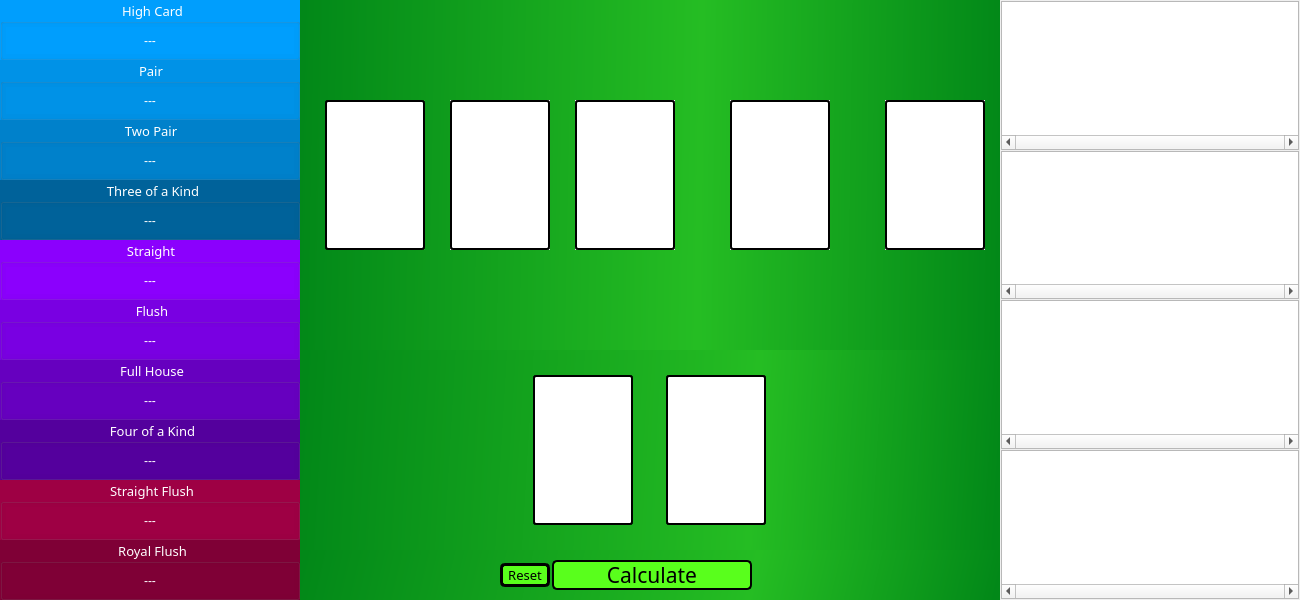
<?xml version="1.0" encoding="UTF-8"?>
<ui version="4.0">
 <class>MainWindow</class>
 <widget class="QMainWindow" name="MainWindow">
  <property name="geometry">
   <rect>
    <x>0</x>
    <y>0</y>
    <width>1300</width>
    <height>600</height>
   </rect>
  </property>
  <property name="minimumSize">
   <size>
    <width>1300</width>
    <height>600</height>
   </size>
  </property>
  <property name="maximumSize">
   <size>
    <width>1300</width>
    <height>600</height>
   </size>
  </property>
  <property name="windowTitle">
   <string>MainWindow</string>
  </property>
  <widget class="QWidget" name="centralwidget">
   <property name="minimumSize">
    <size>
     <width>1300</width>
     <height>600</height>
    </size>
   </property>
   <property name="maximumSize">
    <size>
     <width>1300</width>
     <height>600</height>
    </size>
   </property>
   <layout class="QHBoxLayout" name="horizontalLayout">
    <property name="spacing">
     <number>0</number>
    </property>
    <property name="leftMargin">
     <number>0</number>
    </property>
    <property name="topMargin">
     <number>0</number>
    </property>
    <property name="rightMargin">
     <number>0</number>
    </property>
    <property name="bottomMargin">
     <number>0</number>
    </property>
    <item>
     <widget class="QFrame" name="frame_13">
      <property name="minimumSize">
       <size>
        <width>300</width>
        <height>0</height>
       </size>
      </property>
      <property name="maximumSize">
       <size>
        <width>300</width>
        <height>16777215</height>
       </size>
      </property>
      <property name="frameShape">
       <enum>QFrame::Box</enum>
      </property>
      <property name="frameShadow">
       <enum>QFrame::Raised</enum>
      </property>
      <property name="lineWidth">
       <number>0</number>
      </property>
      <layout class="QVBoxLayout" name="verticalLayout_6">
       <property name="spacing">
        <number>0</number>
       </property>
       <property name="leftMargin">
        <number>0</number>
       </property>
       <property name="topMargin">
        <number>0</number>
       </property>
       <property name="rightMargin">
        <number>0</number>
       </property>
       <property name="bottomMargin">
        <number>0</number>
       </property>
       <item>
        <widget class="QGroupBox" name="groupBox">
         <property name="font">
          <font>
           <family>Cooper Black</family>
           <pointsize>10</pointsize>
           <bold>false</bold>
          </font>
         </property>
         <property name="styleSheet">
          <string notr="true">background-color: rgb(0, 158, 253);
color: white;</string>
         </property>
         <property name="title">
          <string>High Card</string>
         </property>
         <property name="alignment">
          <set>Qt::AlignCenter</set>
         </property>
         <property name="flat">
          <bool>false</bool>
         </property>
         <layout class="QVBoxLayout" name="verticalLayout_7">
          <property name="spacing">
           <number>3</number>
          </property>
          <property name="leftMargin">
           <number>3</number>
          </property>
          <property name="topMargin">
           <number>3</number>
          </property>
          <property name="rightMargin">
           <number>3</number>
          </property>
          <property name="bottomMargin">
           <number>3</number>
          </property>
          <item>
           <widget class="QLabel" name="l_highOdd">
            <property name="text">
             <string>---</string>
            </property>
            <property name="alignment">
             <set>Qt::AlignCenter</set>
            </property>
           </widget>
          </item>
         </layout>
        </widget>
       </item>
       <item>
        <widget class="QGroupBox" name="groupBox_2">
         <property name="font">
          <font>
           <family>Cooper Black</family>
           <pointsize>10</pointsize>
           <bold>false</bold>
          </font>
         </property>
         <property name="styleSheet">
          <string notr="true">background-color: rgb(0, 136, 214);
background-color: rgb(0, 146, 231);
color: white;</string>
         </property>
         <property name="title">
          <string>Pair</string>
         </property>
         <property name="alignment">
          <set>Qt::AlignCenter</set>
         </property>
         <layout class="QVBoxLayout" name="verticalLayout_8">
          <property name="spacing">
           <number>3</number>
          </property>
          <property name="leftMargin">
           <number>3</number>
          </property>
          <property name="topMargin">
           <number>3</number>
          </property>
          <property name="rightMargin">
           <number>3</number>
          </property>
          <property name="bottomMargin">
           <number>3</number>
          </property>
          <item>
           <widget class="QLabel" name="l_pairOdd">
            <property name="text">
             <string>---</string>
            </property>
            <property name="alignment">
             <set>Qt::AlignCenter</set>
            </property>
           </widget>
          </item>
         </layout>
        </widget>
       </item>
       <item>
        <widget class="QGroupBox" name="groupBox_7">
         <property name="font">
          <font>
           <family>Cooper Black</family>
           <pointsize>10</pointsize>
           <bold>false</bold>
          </font>
         </property>
         <property name="styleSheet">
          <string notr="true">background-color: rgb(0, 143, 226);
background-color: rgb(0, 129, 203);
color: white;</string>
         </property>
         <property name="title">
          <string>Two Pair</string>
         </property>
         <property name="alignment">
          <set>Qt::AlignCenter</set>
         </property>
         <layout class="QVBoxLayout" name="verticalLayout_9">
          <property name="spacing">
           <number>3</number>
          </property>
          <property name="leftMargin">
           <number>3</number>
          </property>
          <property name="topMargin">
           <number>3</number>
          </property>
          <property name="rightMargin">
           <number>3</number>
          </property>
          <property name="bottomMargin">
           <number>3</number>
          </property>
          <item>
           <widget class="QLabel" name="l_twoPairOdd">
            <property name="text">
             <string>---</string>
            </property>
            <property name="alignment">
             <set>Qt::AlignCenter</set>
            </property>
           </widget>
          </item>
         </layout>
        </widget>
       </item>
       <item>
        <widget class="QGroupBox" name="groupBox_3">
         <property name="font">
          <font>
           <family>Cooper Black</family>
           <pointsize>10</pointsize>
           <bold>false</bold>
          </font>
         </property>
         <property name="styleSheet">
          <string notr="true">background-color: rgb(0, 98, 154);
color: white;</string>
         </property>
         <property name="title">
          <string>Three of a Kind</string>
         </property>
         <property name="alignment">
          <set>Qt::AlignCenter</set>
         </property>
         <layout class="QVBoxLayout" name="verticalLayout_10">
          <property name="spacing">
           <number>3</number>
          </property>
          <property name="leftMargin">
           <number>3</number>
          </property>
          <property name="topMargin">
           <number>3</number>
          </property>
          <property name="rightMargin">
           <number>3</number>
          </property>
          <property name="bottomMargin">
           <number>3</number>
          </property>
          <item>
           <widget class="QLabel" name="l_ThreeOdd">
            <property name="text">
             <string>---</string>
            </property>
            <property name="alignment">
             <set>Qt::AlignCenter</set>
            </property>
           </widget>
          </item>
         </layout>
        </widget>
       </item>
       <item>
        <widget class="QGroupBox" name="groupBox_8">
         <property name="font">
          <font>
           <family>Cooper Black</family>
           <pointsize>10</pointsize>
           <bold>false</bold>
          </font>
         </property>
         <property name="styleSheet">
          <string notr="true">background-color: rgb(139, 0, 253);
color: white;</string>
         </property>
         <property name="title">
          <string>Straight</string>
         </property>
         <property name="alignment">
          <set>Qt::AlignCenter</set>
         </property>
         <layout class="QVBoxLayout" name="verticalLayout_11">
          <property name="spacing">
           <number>3</number>
          </property>
          <property name="leftMargin">
           <number>3</number>
          </property>
          <property name="topMargin">
           <number>3</number>
          </property>
          <property name="rightMargin">
           <number>3</number>
          </property>
          <property name="bottomMargin">
           <number>3</number>
          </property>
          <item>
           <widget class="QLabel" name="l_straightOdd">
            <property name="text">
             <string>---</string>
            </property>
            <property name="alignment">
             <set>Qt::AlignCenter</set>
            </property>
           </widget>
          </item>
         </layout>
        </widget>
       </item>
       <item>
        <widget class="QGroupBox" name="groupBox_4">
         <property name="font">
          <font>
           <family>Cooper Black</family>
           <pointsize>10</pointsize>
           <bold>false</bold>
          </font>
         </property>
         <property name="styleSheet">
          <string notr="true">background-color: rgb(121, 0, 226);
color: white;</string>
         </property>
         <property name="title">
          <string>Flush</string>
         </property>
         <property name="alignment">
          <set>Qt::AlignCenter</set>
         </property>
         <layout class="QVBoxLayout" name="verticalLayout_12">
          <property name="spacing">
           <number>3</number>
          </property>
          <property name="leftMargin">
           <number>3</number>
          </property>
          <property name="topMargin">
           <number>3</number>
          </property>
          <property name="rightMargin">
           <number>3</number>
          </property>
          <property name="bottomMargin">
           <number>3</number>
          </property>
          <item>
           <widget class="QLabel" name="l_flushOdd">
            <property name="text">
             <string>---</string>
            </property>
            <property name="alignment">
             <set>Qt::AlignCenter</set>
            </property>
           </widget>
          </item>
         </layout>
        </widget>
       </item>
       <item>
        <widget class="QGroupBox" name="groupBox_10">
         <property name="font">
          <font>
           <family>Cooper Black</family>
           <pointsize>10</pointsize>
           <bold>false</bold>
          </font>
         </property>
         <property name="styleSheet">
          <string notr="true">background-color: rgb(102, 0, 191);
color: white;</string>
         </property>
         <property name="title">
          <string>Full House</string>
         </property>
         <property name="alignment">
          <set>Qt::AlignCenter</set>
         </property>
         <layout class="QVBoxLayout" name="verticalLayout_13">
          <property name="spacing">
           <number>3</number>
          </property>
          <property name="leftMargin">
           <number>3</number>
          </property>
          <property name="topMargin">
           <number>3</number>
          </property>
          <property name="rightMargin">
           <number>3</number>
          </property>
          <property name="bottomMargin">
           <number>3</number>
          </property>
          <item>
           <widget class="QLabel" name="l_fullOdd">
            <property name="text">
             <string>---</string>
            </property>
            <property name="alignment">
             <set>Qt::AlignCenter</set>
            </property>
           </widget>
          </item>
         </layout>
        </widget>
       </item>
       <item>
        <widget class="QGroupBox" name="groupBox_9">
         <property name="font">
          <font>
           <family>Cooper Black</family>
           <pointsize>10</pointsize>
           <bold>false</bold>
          </font>
         </property>
         <property name="styleSheet">
          <string notr="true">background-color: rgb(84, 0, 157);
color: white;</string>
         </property>
         <property name="title">
          <string>Four of a Kind</string>
         </property>
         <property name="alignment">
          <set>Qt::AlignCenter</set>
         </property>
         <layout class="QVBoxLayout" name="verticalLayout_14">
          <property name="spacing">
           <number>3</number>
          </property>
          <property name="leftMargin">
           <number>3</number>
          </property>
          <property name="topMargin">
           <number>3</number>
          </property>
          <property name="rightMargin">
           <number>3</number>
          </property>
          <property name="bottomMargin">
           <number>3</number>
          </property>
          <item>
           <widget class="QLabel" name="l_fourOdd">
            <property name="text">
             <string>---</string>
            </property>
            <property name="alignment">
             <set>Qt::AlignCenter</set>
            </property>
           </widget>
          </item>
         </layout>
        </widget>
       </item>
       <item>
        <widget class="QGroupBox" name="groupBox_5">
         <property name="font">
          <font>
           <family>Cooper Black</family>
           <pointsize>10</pointsize>
           <bold>false</bold>
          </font>
         </property>
         <property name="styleSheet">
          <string notr="true">background-color: rgb(158, 0, 68);
color: white;</string>
         </property>
         <property name="title">
          <string>Straight Flush</string>
         </property>
         <property name="alignment">
          <set>Qt::AlignCenter</set>
         </property>
         <layout class="QVBoxLayout" name="verticalLayout_15">
          <property name="spacing">
           <number>3</number>
          </property>
          <property name="leftMargin">
           <number>3</number>
          </property>
          <property name="topMargin">
           <number>3</number>
          </property>
          <property name="rightMargin">
           <number>3</number>
          </property>
          <property name="bottomMargin">
           <number>3</number>
          </property>
          <item>
           <widget class="QLabel" name="l_straightFlushOdd">
            <property name="text">
             <string>---</string>
            </property>
            <property name="alignment">
             <set>Qt::AlignCenter</set>
            </property>
           </widget>
          </item>
         </layout>
        </widget>
       </item>
       <item>
        <widget class="QGroupBox" name="groupBox_6">
         <property name="font">
          <font>
           <family>Cooper Black</family>
           <pointsize>10</pointsize>
           <bold>false</bold>
          </font>
         </property>
         <property name="styleSheet">
          <string notr="true">background-color: rgb(127, 0, 54);
color: white;</string>
         </property>
         <property name="title">
          <string>Royal Flush</string>
         </property>
         <property name="alignment">
          <set>Qt::AlignCenter</set>
         </property>
         <layout class="QVBoxLayout" name="verticalLayout_16">
          <property name="spacing">
           <number>3</number>
          </property>
          <property name="leftMargin">
           <number>3</number>
          </property>
          <property name="topMargin">
           <number>3</number>
          </property>
          <property name="rightMargin">
           <number>3</number>
          </property>
          <property name="bottomMargin">
           <number>3</number>
          </property>
          <item>
           <widget class="QLabel" name="l_royalFlushOdd">
            <property name="text">
             <string>---</string>
            </property>
            <property name="alignment">
             <set>Qt::AlignCenter</set>
            </property>
           </widget>
          </item>
         </layout>
        </widget>
       </item>
      </layout>
     </widget>
    </item>
    <item>
     <widget class="QFrame" name="frame">
      <property name="minimumSize">
       <size>
        <width>700</width>
        <height>0</height>
       </size>
      </property>
      <property name="maximumSize">
       <size>
        <width>700</width>
        <height>16777215</height>
       </size>
      </property>
      <property name="frameShape">
       <enum>QFrame::NoFrame</enum>
      </property>
      <property name="frameShadow">
       <enum>QFrame::Plain</enum>
      </property>
      <property name="lineWidth">
       <number>0</number>
      </property>
      <layout class="QVBoxLayout" name="verticalLayout">
       <property name="spacing">
        <number>0</number>
       </property>
       <property name="leftMargin">
        <number>0</number>
       </property>
       <property name="topMargin">
        <number>0</number>
       </property>
       <property name="rightMargin">
        <number>0</number>
       </property>
       <property name="bottomMargin">
        <number>0</number>
       </property>
       <item>
        <widget class="QFrame" name="frame_3">
         <property name="minimumSize">
          <size>
           <width>0</width>
           <height>350</height>
          </size>
         </property>
         <property name="maximumSize">
          <size>
           <width>16777215</width>
           <height>350</height>
          </size>
         </property>
         <property name="frameShape">
          <enum>QFrame::NoFrame</enum>
         </property>
         <property name="frameShadow">
          <enum>QFrame::Raised</enum>
         </property>
         <layout class="QHBoxLayout" name="horizontalLayout_2">
          <property name="spacing">
           <number>0</number>
          </property>
          <property name="leftMargin">
           <number>0</number>
          </property>
          <property name="topMargin">
           <number>0</number>
          </property>
          <property name="rightMargin">
           <number>0</number>
          </property>
          <property name="bottomMargin">
           <number>0</number>
          </property>
          <item>
           <widget class="QFrame" name="frame_6">
            <property name="styleSheet">
             <string notr="true">background-color: rgb(66, 175, 27);
background-color: qlineargradient(spread:pad, x1:0, y1:0.466, x2:1, y2:0.483, stop:0 rgba(2, 136, 24, 255), stop:1 rgba(37, 189, 35, 255));</string>
            </property>
            <property name="frameShape">
             <enum>QFrame::NoFrame</enum>
            </property>
            <property name="frameShadow">
             <enum>QFrame::Raised</enum>
            </property>
            <layout class="QHBoxLayout" name="horizontalLayout_3">
             <property name="spacing">
              <number>0</number>
             </property>
             <property name="leftMargin">
              <number>0</number>
             </property>
             <property name="topMargin">
              <number>0</number>
             </property>
             <property name="rightMargin">
              <number>0</number>
             </property>
             <property name="bottomMargin">
              <number>0</number>
             </property>
             <item>
              <widget class="QFrame" name="frame_7">
               <property name="minimumSize">
                <size>
                 <width>100</width>
                 <height>150</height>
                </size>
               </property>
               <property name="maximumSize">
                <size>
                 <width>100</width>
                 <height>150</height>
                </size>
               </property>
               <property name="frameShape">
                <enum>QFrame::NoFrame</enum>
               </property>
               <property name="frameShadow">
                <enum>QFrame::Raised</enum>
               </property>
               <layout class="QVBoxLayout" name="verticalLayout_2">
                <property name="spacing">
                 <number>0</number>
                </property>
                <property name="leftMargin">
                 <number>0</number>
                </property>
                <property name="topMargin">
                 <number>0</number>
                </property>
                <property name="rightMargin">
                 <number>0</number>
                </property>
                <property name="bottomMargin">
                 <number>0</number>
                </property>
                <item>
                 <widget class="QLabel" name="lbBoard1">
                  <property name="minimumSize">
                   <size>
                    <width>0</width>
                    <height>150</height>
                   </size>
                  </property>
                  <property name="maximumSize">
                   <size>
                    <width>16777215</width>
                    <height>150</height>
                   </size>
                  </property>
                  <property name="styleSheet">
                   <string notr="true">background-color: rgb(255, 255, 255);
border: 2px solid black;
border-radius: 3px;
</string>
                  </property>
                  <property name="text">
                   <string/>
                  </property>
                 </widget>
                </item>
               </layout>
              </widget>
             </item>
             <item>
              <widget class="QFrame" name="frame_8">
               <property name="minimumSize">
                <size>
                 <width>100</width>
                 <height>150</height>
                </size>
               </property>
               <property name="maximumSize">
                <size>
                 <width>100</width>
                 <height>150</height>
                </size>
               </property>
               <property name="styleSheet">
                <string notr="true">background-color: rgb(255, 255, 255);
</string>
               </property>
               <property name="frameShape">
                <enum>QFrame::NoFrame</enum>
               </property>
               <property name="frameShadow">
                <enum>QFrame::Raised</enum>
               </property>
               <layout class="QVBoxLayout" name="verticalLayout_4">
                <property name="spacing">
                 <number>0</number>
                </property>
                <property name="leftMargin">
                 <number>0</number>
                </property>
                <property name="topMargin">
                 <number>0</number>
                </property>
                <property name="rightMargin">
                 <number>0</number>
                </property>
                <property name="bottomMargin">
                 <number>0</number>
                </property>
                <item>
                 <widget class="QLabel" name="lbBoard2">
                  <property name="styleSheet">
                   <string notr="true">background-color: rgb(255, 255, 255);
border: 2px solid black;
border-radius: 3px;</string>
                  </property>
                  <property name="text">
                   <string/>
                  </property>
                 </widget>
                </item>
               </layout>
              </widget>
             </item>
             <item>
              <widget class="QFrame" name="frame_10">
               <property name="minimumSize">
                <size>
                 <width>100</width>
                 <height>150</height>
                </size>
               </property>
               <property name="maximumSize">
                <size>
                 <width>100</width>
                 <height>150</height>
                </size>
               </property>
               <property name="styleSheet">
                <string notr="true">background-color: rgb(255, 255, 255);
</string>
               </property>
               <property name="frameShape">
                <enum>QFrame::NoFrame</enum>
               </property>
               <property name="frameShadow">
                <enum>QFrame::Raised</enum>
               </property>
               <layout class="QHBoxLayout" name="horizontalLayout_6">
                <property name="spacing">
                 <number>0</number>
                </property>
                <property name="leftMargin">
                 <number>0</number>
                </property>
                <property name="topMargin">
                 <number>0</number>
                </property>
                <property name="rightMargin">
                 <number>0</number>
                </property>
                <property name="bottomMargin">
                 <number>0</number>
                </property>
                <item>
                 <widget class="QLabel" name="lbBoard3">
                  <property name="styleSheet">
                   <string notr="true">background-color: rgb(255, 255, 255);
border: 2px solid black;
border-radius: 3px;</string>
                  </property>
                  <property name="text">
                   <string/>
                  </property>
                 </widget>
                </item>
               </layout>
              </widget>
             </item>
            </layout>
           </widget>
          </item>
          <item>
           <widget class="QFrame" name="frame_9">
            <property name="minimumSize">
             <size>
              <width>300</width>
              <height>0</height>
             </size>
            </property>
            <property name="maximumSize">
             <size>
              <width>300</width>
              <height>16777215</height>
             </size>
            </property>
            <property name="styleSheet">
             <string notr="true">background-color: rgb(20, 223, 44);
background-color: rgb(66, 175, 27);
background-color: qlineargradient(spread:pad, x1:0, y1:0.466, x2:1, y2:0.483, stop:0 rgba(37, 189, 35, 255), stop:1 rgba(2, 136, 24, 255));</string>
            </property>
            <property name="frameShape">
             <enum>QFrame::NoFrame</enum>
            </property>
            <property name="frameShadow">
             <enum>QFrame::Raised</enum>
            </property>
            <layout class="QHBoxLayout" name="horizontalLayout_4">
             <property name="spacing">
              <number>70</number>
             </property>
             <property name="leftMargin">
              <number>30</number>
             </property>
             <property name="topMargin">
              <number>0</number>
             </property>
             <property name="rightMargin">
              <number>30</number>
             </property>
             <property name="bottomMargin">
              <number>0</number>
             </property>
             <item>
              <widget class="QFrame" name="frame_11">
               <property name="minimumSize">
                <size>
                 <width>100</width>
                 <height>150</height>
                </size>
               </property>
               <property name="maximumSize">
                <size>
                 <width>100</width>
                 <height>150</height>
                </size>
               </property>
               <property name="styleSheet">
                <string notr="true">background-color: rgb(255, 255, 255);
</string>
               </property>
               <property name="frameShape">
                <enum>QFrame::NoFrame</enum>
               </property>
               <property name="frameShadow">
                <enum>QFrame::Raised</enum>
               </property>
               <layout class="QHBoxLayout" name="horizontalLayout_8">
                <property name="spacing">
                 <number>0</number>
                </property>
                <property name="leftMargin">
                 <number>0</number>
                </property>
                <property name="topMargin">
                 <number>0</number>
                </property>
                <property name="rightMargin">
                 <number>0</number>
                </property>
                <property name="bottomMargin">
                 <number>0</number>
                </property>
                <item>
                 <widget class="QLabel" name="lbBoard4">
                  <property name="styleSheet">
                   <string notr="true">background-color: rgb(255, 255, 255);
border: 2px solid black;
border-radius: 3px;</string>
                  </property>
                  <property name="text">
                   <string/>
                  </property>
                 </widget>
                </item>
               </layout>
              </widget>
             </item>
             <item>
              <widget class="QFrame" name="frame_12">
               <property name="minimumSize">
                <size>
                 <width>100</width>
                 <height>150</height>
                </size>
               </property>
               <property name="maximumSize">
                <size>
                 <width>100</width>
                 <height>150</height>
                </size>
               </property>
               <property name="styleSheet">
                <string notr="true">background-color: rgb(255, 255, 255);
</string>
               </property>
               <property name="frameShape">
                <enum>QFrame::NoFrame</enum>
               </property>
               <property name="frameShadow">
                <enum>QFrame::Raised</enum>
               </property>
               <layout class="QHBoxLayout" name="horizontalLayout_7">
                <property name="spacing">
                 <number>0</number>
                </property>
                <property name="leftMargin">
                 <number>0</number>
                </property>
                <property name="topMargin">
                 <number>0</number>
                </property>
                <property name="rightMargin">
                 <number>0</number>
                </property>
                <property name="bottomMargin">
                 <number>0</number>
                </property>
                <item>
                 <widget class="QLabel" name="lbBoard5">
                  <property name="styleSheet">
                   <string notr="true">background-color: rgb(255, 255, 255);
border: 2px solid black;
border-radius: 3px;</string>
                  </property>
                  <property name="text">
                   <string/>
                  </property>
                 </widget>
                </item>
               </layout>
              </widget>
             </item>
            </layout>
           </widget>
          </item>
         </layout>
        </widget>
       </item>
       <item>
        <widget class="QFrame" name="frame_4">
         <property name="styleSheet">
          <string notr="true">background-color: rgb(66, 175, 27);
background-color: qlineargradient(spread:pad, x1:0, y1:0.466, x2:1, y2:0.483, stop:0 rgba(2, 136, 24, 255), stop:0.65 rgba(37, 189, 35, 255), stop:1 rgba(2, 136, 24, 255));</string>
         </property>
         <property name="frameShape">
          <enum>QFrame::NoFrame</enum>
         </property>
         <property name="frameShadow">
          <enum>QFrame::Raised</enum>
         </property>
         <layout class="QHBoxLayout" name="horizontalLayout_5">
          <property name="spacing">
           <number>0</number>
          </property>
          <property name="leftMargin">
           <number>200</number>
          </property>
          <property name="topMargin">
           <number>0</number>
          </property>
          <property name="rightMargin">
           <number>200</number>
          </property>
          <property name="bottomMargin">
           <number>0</number>
          </property>
          <item>
           <widget class="QLabel" name="lbHand1">
            <property name="minimumSize">
             <size>
              <width>100</width>
              <height>150</height>
             </size>
            </property>
            <property name="maximumSize">
             <size>
              <width>100</width>
              <height>150</height>
             </size>
            </property>
            <property name="styleSheet">
             <string notr="true">background-color: rgb(255, 255, 255);
border: 2px solid black;
border-radius: 3px;</string>
            </property>
            <property name="text">
             <string/>
            </property>
           </widget>
          </item>
          <item>
           <widget class="QLabel" name="lbHand2">
            <property name="minimumSize">
             <size>
              <width>100</width>
              <height>150</height>
             </size>
            </property>
            <property name="maximumSize">
             <size>
              <width>100</width>
              <height>150</height>
             </size>
            </property>
            <property name="styleSheet">
             <string notr="true">background-color: rgb(255, 255, 255);
border: 2px solid black;
border-radius: 3px;</string>
            </property>
            <property name="text">
             <string/>
            </property>
           </widget>
          </item>
         </layout>
        </widget>
       </item>
       <item>
        <widget class="QFrame" name="frame_5">
         <property name="minimumSize">
          <size>
           <width>0</width>
           <height>50</height>
          </size>
         </property>
         <property name="maximumSize">
          <size>
           <width>16777215</width>
           <height>50</height>
          </size>
         </property>
         <property name="styleSheet">
          <string notr="true">background-color: rgb(66, 175, 27);
background-color: qlineargradient(spread:pad, x1:0, y1:0.466, x2:1, y2:0.483, stop:0 rgba(2, 136, 24, 255), stop:0.65 rgba(37, 189, 35, 255), stop:1 rgba(2, 136, 24, 255));</string>
         </property>
         <property name="frameShape">
          <enum>QFrame::NoFrame</enum>
         </property>
         <property name="frameShadow">
          <enum>QFrame::Raised</enum>
         </property>
         <layout class="QHBoxLayout" name="horizontalLayout_9">
          <property name="spacing">
           <number>2</number>
          </property>
          <property name="leftMargin">
           <number>200</number>
          </property>
          <property name="topMargin">
           <number>0</number>
          </property>
          <property name="rightMargin">
           <number>250</number>
          </property>
          <property name="bottomMargin">
           <number>0</number>
          </property>
          <item>
           <widget class="QPushButton" name="btReset">
            <property name="minimumSize">
             <size>
              <width>50</width>
              <height>0</height>
             </size>
            </property>
            <property name="maximumSize">
             <size>
              <width>50</width>
              <height>16777215</height>
             </size>
            </property>
            <property name="font">
             <font>
              <family>Cooper Black</family>
              <pointsize>10</pointsize>
             </font>
            </property>
            <property name="styleSheet">
             <string notr="true">QPushButton {
border: 3px solid black;
background-color: rgb(89, 255, 28);
border-radius: 5px;
}

QPushButton:hover {
border: 2px solid black;
background-color: rgb(89, 255, 28);
border-radius: 7px;
}

QPushButton:clicked {
border: 2px solid black;
background-color: rgb(13, 173, 26);
border-radius: 5px;
}</string>
            </property>
            <property name="text">
             <string>Reset</string>
            </property>
           </widget>
          </item>
          <item>
           <widget class="QPushButton" name="btCalculate">
            <property name="minimumSize">
             <size>
              <width>200</width>
              <height>30</height>
             </size>
            </property>
            <property name="maximumSize">
             <size>
              <width>200</width>
              <height>30</height>
             </size>
            </property>
            <property name="font">
             <font>
              <family>Cooper Black</family>
              <pointsize>16</pointsize>
             </font>
            </property>
            <property name="styleSheet">
             <string notr="true">QPushButton {
border: 2px solid black;
background-color: rgb(89, 255, 28);
border-radius: 5px;
}

QPushButton:hover {
border: 1px solid black;
background-color: rgb(89, 255, 28);
border-radius: 7px;
}

QPushButton:clicked {
border: 1px solid black;
background-color: rgb(13, 173, 26);
border-radius: 5px;
}
</string>
            </property>
            <property name="text">
             <string>Calculate</string>
            </property>
           </widget>
          </item>
         </layout>
        </widget>
       </item>
      </layout>
     </widget>
    </item>
    <item>
     <widget class="QFrame" name="frame_2">
      <property name="minimumSize">
       <size>
        <width>300</width>
        <height>0</height>
       </size>
      </property>
      <property name="maximumSize">
       <size>
        <width>300</width>
        <height>16777215</height>
       </size>
      </property>
      <property name="styleSheet">
       <string notr="true"/>
      </property>
      <property name="frameShape">
       <enum>QFrame::NoFrame</enum>
      </property>
      <property name="frameShadow">
       <enum>QFrame::Plain</enum>
      </property>
      <property name="lineWidth">
       <number>0</number>
      </property>
      <layout class="QVBoxLayout" name="verticalLayout_5">
       <property name="spacing">
        <number>1</number>
       </property>
       <property name="leftMargin">
        <number>1</number>
       </property>
       <property name="topMargin">
        <number>1</number>
       </property>
       <property name="rightMargin">
        <number>1</number>
       </property>
       <property name="bottomMargin">
        <number>1</number>
       </property>
       <item>
        <widget class="QListWidget" name="listHearts">
         <property name="verticalScrollBarPolicy">
          <enum>Qt::ScrollBarAlwaysOff</enum>
         </property>
         <property name="horizontalScrollBarPolicy">
          <enum>Qt::ScrollBarAlwaysOn</enum>
         </property>
        </widget>
       </item>
       <item>
        <widget class="QListWidget" name="listDiamonds">
         <property name="verticalScrollBarPolicy">
          <enum>Qt::ScrollBarAlwaysOff</enum>
         </property>
         <property name="horizontalScrollBarPolicy">
          <enum>Qt::ScrollBarAlwaysOn</enum>
         </property>
        </widget>
       </item>
       <item>
        <widget class="QListWidget" name="listSpades">
         <property name="verticalScrollBarPolicy">
          <enum>Qt::ScrollBarAlwaysOff</enum>
         </property>
         <property name="horizontalScrollBarPolicy">
          <enum>Qt::ScrollBarAlwaysOn</enum>
         </property>
        </widget>
       </item>
       <item>
        <widget class="QListWidget" name="listClubs">
         <property name="verticalScrollBarPolicy">
          <enum>Qt::ScrollBarAlwaysOff</enum>
         </property>
         <property name="horizontalScrollBarPolicy">
          <enum>Qt::ScrollBarAlwaysOn</enum>
         </property>
        </widget>
       </item>
      </layout>
     </widget>
    </item>
   </layout>
  </widget>
 </widget>
 <resources/>
 <connections/>
</ui>
